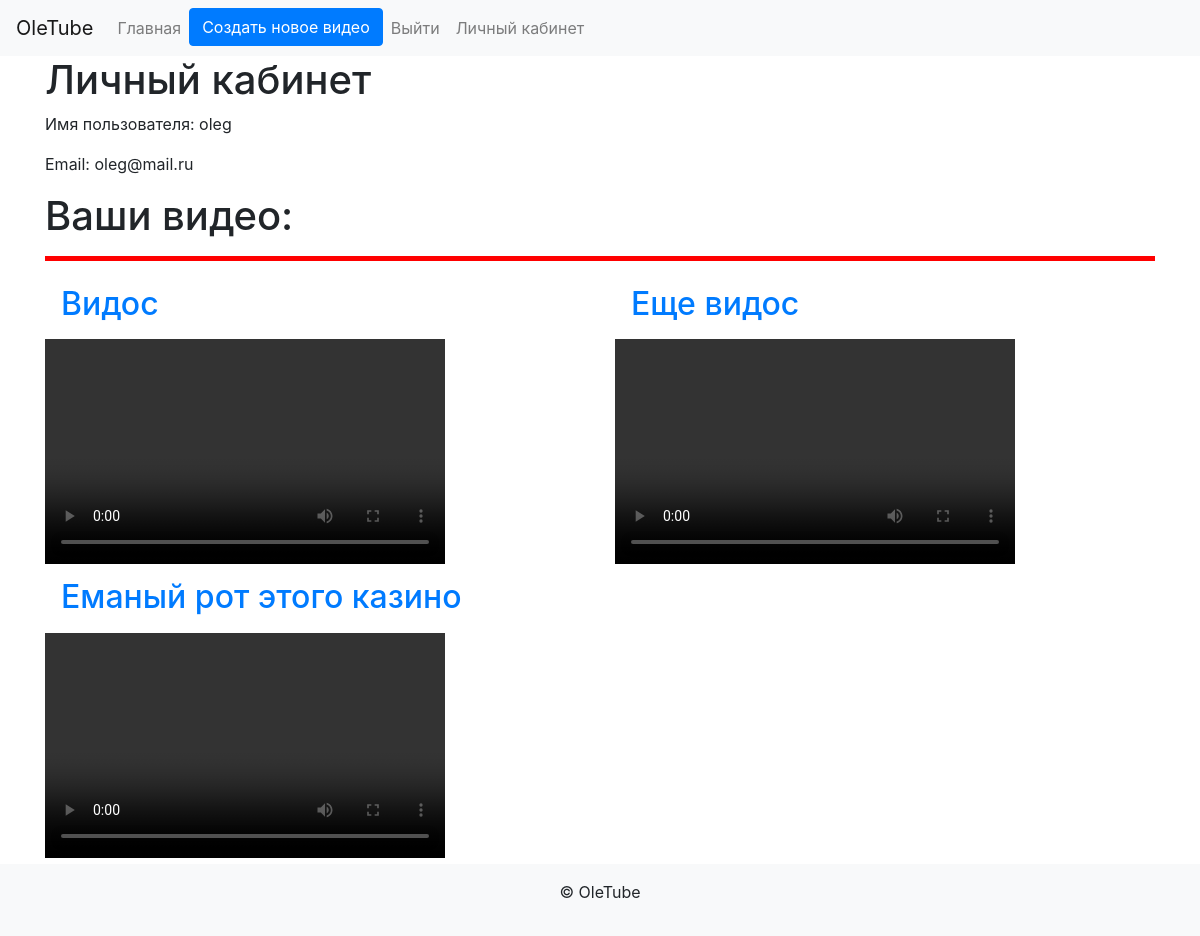
/accounts/profile/ (signed in), run on the app's committed database.
### api/models.py (models this page shows, shortened)
class UserVideo(models.Model):
    user = models.ForeignKey(User, on_delete=models.CASCADE)
    video = models.ForeignKey(Video, on_delete=models.CASCADE)

class Video(models.Model):
    title = models.CharField(max_length=255)
    description = models.TextField(blank=True)
    video_file = models.FileField(validators=[FileExtensionValidator(['mp4'])])
    likes = models.ManyToManyField(User, related_name='video_likes', blank=True)
    dislikes = models.ManyToManyField(User, related_name='video_dislikes', blank=True)
    likes_count = models.IntegerField(default=0)
    dislike_count = models.IntegerField(default=0)
    name = models.CharField(max_length=500, default='')
    created_at = models.DateTimeField(auto_now_add=True)
    url = models.CharField(max_length=1000, blank=True, null=True)

### users/views.py (the view)
# urls.py: path('accounts/profile/', profile, name='profile'),
@login_required
def profile(request):
    return render(request, 'profile.html',
                  {'user': request.user,
                   'user_video': UserVideo.objects.filter(user=request.user)
                   }
                  )

### templates/profile.html
{% extends 'base.html' %}
{% block content %}
<h1>Личный кабинет</h1>
<p>Имя пользователя: {{ user.username }}</p>
<p>Email: {{ user.email }}</p>
<h1>Ваши видео:</h1>
<hr style="height:5px; width:100%; border-width:0; color:red; background-color:red">
<div class="row">
    {% for video in user_video %}
        <div class="col-md-6">
            <h2>
                <a class="nav-link" href="{% url 'video_detail' video.video.id %}">{{ video.video.title }}</a>
            </h2>
            <video src="{{ video.video.url }}" controls width="400" height="225"></video>
        </div>
        {% if forloop.counter|divisibleby:2 %}
            </div>
            <div class="row">
        {% endif %}
    {% endfor %}
</div>
{% endblock %}

### data on the page
UserVideo: video "Видос"
UserVideo: video "Еще видос"
UserVideo: video "Еманый рот этого казино"

### other printed values
{{ user.username }} "oleg"
{{ user.email }} "oleg@mail.ru"
